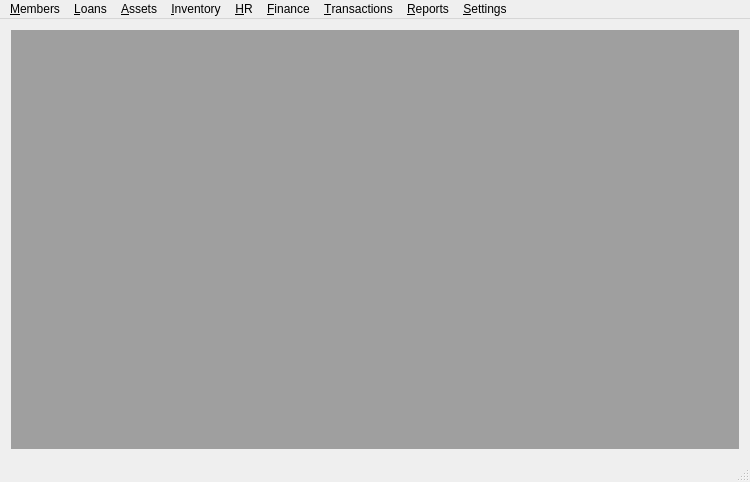
<?xml version="1.0" encoding="UTF-8"?>
<ui version="4.0">
 <class>SaccoMainWindow</class>
 <widget class="QMainWindow" name="SaccoMainWindow">
  <property name="geometry">
   <rect>
    <x>0</x>
    <y>0</y>
    <width>750</width>
    <height>482</height>
   </rect>
  </property>
  <property name="windowTitle">
   <string>Sacco System</string>
  </property>
  <widget class="QWidget" name="centralWidget">
   <layout class="QVBoxLayout" name="verticalLayout">
    <item>
     <widget class="QMdiArea" name="mdiArea"/>
    </item>
   </layout>
  </widget>
  <widget class="QMenuBar" name="menuBar">
   <property name="geometry">
    <rect>
     <x>0</x>
     <y>0</y>
     <width>750</width>
     <height>19</height>
    </rect>
   </property>
   <widget class="QMenu" name="menu_Members">
    <property name="title">
     <string>&amp;Members</string>
    </property>
    <addaction name="actionMember_s_List"/>
    <addaction name="actionFOSA"/>
    <addaction name="actionBOSA"/>
    <addaction name="actionFixed_Deposit"/>
    <addaction name="actionStanding_Orders"/>
    <addaction name="actionShares"/>
    <addaction name="actionAdvance"/>
    <addaction name="actionOther_Payments"/>
    <addaction name="actionRemittance"/>
    <addaction name="actionUpload_Members"/>
    <addaction name="separator"/>
    <addaction name="actionSavings_Account"/>
    <addaction name="actionFixed_Deposit_2"/>
    <addaction name="actionShares_2"/>
    <addaction name="actionBosa_Account"/>
    <addaction name="actionRemittance_Groups"/>
    <addaction name="actionResidence"/>
    <addaction name="actionUpload_Format"/>
    <addaction name="actionRemittance_Format"/>
    <addaction name="actionReports"/>
   </widget>
   <widget class="QMenu" name="menu_Loans">
    <property name="title">
     <string>&amp;Loans</string>
    </property>
    <addaction name="actionApplied_Loans"/>
    <addaction name="actionReceived_Applications"/>
    <addaction name="actionApproved_Application"/>
    <addaction name="actionRejected_Application"/>
    <addaction name="actionRisk_Classification"/>
    <addaction name="actionLoan_Insurance"/>
    <addaction name="actionGuarantors"/>
    <addaction name="actionDefaulters"/>
    <addaction name="separator"/>
    <addaction name="actionLoan_Type"/>
    <addaction name="actionLoan_Security"/>
    <addaction name="actionLoan_Constraints"/>
    <addaction name="actionApplication_Form"/>
    <addaction name="actionLoan_Charges"/>
    <addaction name="actionRejection_Reasons"/>
   </widget>
   <widget class="QMenu" name="menu_Assets">
    <property name="title">
     <string>&amp;Assets</string>
    </property>
    <addaction name="actionAssets_List"/>
    <addaction name="actionDisposed_Assets"/>
    <addaction name="actionAsset_Type"/>
   </widget>
   <widget class="QMenu" name="menu_Inventory">
    <property name="title">
     <string>&amp;Inventory</string>
    </property>
    <addaction name="actionSupplier_List"/>
    <addaction name="actionCustomer_List"/>
    <addaction name="actionItem_List"/>
    <addaction name="actionPurchase_Order"/>
    <addaction name="actionSales_Order"/>
    <addaction name="actionConsumed_Items"/>
    <addaction name="actionMembers_Order"/>
   </widget>
   <widget class="QMenu" name="menu_HR">
    <property name="title">
     <string>&amp;HR</string>
    </property>
    <addaction name="actionEmployee_List"/>
    <addaction name="actionTransactions"/>
    <addaction name="actionTax_Rules"/>
    <addaction name="separator"/>
    <addaction name="actionTitles"/>
    <addaction name="actionDepartments"/>
    <addaction name="actionBenefits"/>
    <addaction name="actionAllowances"/>
    <addaction name="actionAdvance_2"/>
    <addaction name="actionOvertime"/>
    <addaction name="actionOther_Earnings"/>
    <addaction name="actionDeductions"/>
    <addaction name="actionUnions"/>
    <addaction name="actionLenders"/>
   </widget>
   <widget class="QMenu" name="menu_Finance">
    <property name="title">
     <string>&amp;Finance</string>
    </property>
    <addaction name="actionCash_Accounts"/>
    <addaction name="actionMy_Account"/>
    <addaction name="actionTellers"/>
    <addaction name="separator"/>
    <addaction name="actionUser_Transactions"/>
    <addaction name="actionInvestments"/>
    <addaction name="actionDonations_And_Grants"/>
    <addaction name="actionExpenses"/>
    <addaction name="actionHR_Transactions"/>
    <addaction name="actionHR_Pension"/>
    <addaction name="actionLedger_fee"/>
    <addaction name="separator"/>
    <addaction name="actionBanks"/>
    <addaction name="actionAnnual_Settings"/>
    <addaction name="actionInvestment_Type"/>
    <addaction name="actionIncome_Type"/>
    <addaction name="actionExpense_Type"/>
    <addaction name="actionTeller"/>
    <addaction name="actionSacco_Logo"/>
   </widget>
   <widget class="QMenu" name="menu_Transactions">
    <property name="title">
     <string>&amp;Transactions</string>
    </property>
   </widget>
   <widget class="QMenu" name="menu_Reports">
    <property name="title">
     <string>&amp;Reports</string>
    </property>
    <addaction name="actionMembers_Listing"/>
    <addaction name="actionShare_Listing"/>
    <addaction name="actionSavings"/>
    <addaction name="actionLoans_Issued"/>
    <addaction name="actionLoan_Payment"/>
    <addaction name="actionLoan_Guarantors"/>
    <addaction name="actionLoan_Defaulters"/>
    <addaction name="actionDefaulter_Analysis"/>
    <addaction name="actionGeneral_Ledger"/>
    <addaction name="actionCharts_of_Accounts"/>
    <addaction name="actionIncome_Statement"/>
    <addaction name="actionCash_Flow"/>
    <addaction name="actionFinancial_Position"/>
    <addaction name="actionTrial_Balance"/>
    <addaction name="actionSASRA_Reports"/>
    <addaction name="actionMember_Summary"/>
    <addaction name="actionOther_Payments_2"/>
   </widget>
   <widget class="QMenu" name="menu_Settings">
    <property name="title">
     <string>&amp;Settings</string>
    </property>
   </widget>
   <addaction name="menu_Members"/>
   <addaction name="menu_Loans"/>
   <addaction name="menu_Assets"/>
   <addaction name="menu_Inventory"/>
   <addaction name="menu_HR"/>
   <addaction name="menu_Finance"/>
   <addaction name="menu_Transactions"/>
   <addaction name="menu_Reports"/>
   <addaction name="menu_Settings"/>
  </widget>
  <widget class="QStatusBar" name="statusBar"/>
  <action name="actionMember_s_List">
   <property name="text">
    <string>Member's List</string>
   </property>
  </action>
  <action name="actionFOSA">
   <property name="text">
    <string>FOSA</string>
   </property>
  </action>
  <action name="actionBOSA">
   <property name="text">
    <string>BOSA</string>
   </property>
  </action>
  <action name="actionFixed_Deposit">
   <property name="text">
    <string>Fixed Deposit</string>
   </property>
  </action>
  <action name="actionStanding_Orders">
   <property name="text">
    <string>Standing Orders</string>
   </property>
  </action>
  <action name="actionShares">
   <property name="text">
    <string>Shares</string>
   </property>
  </action>
  <action name="actionAdvance">
   <property name="text">
    <string>Advance</string>
   </property>
  </action>
  <action name="actionOther_Payments">
   <property name="text">
    <string>Other Payments</string>
   </property>
  </action>
  <action name="actionRemittance">
   <property name="text">
    <string>Remittance</string>
   </property>
  </action>
  <action name="actionUpload_Members">
   <property name="text">
    <string>Upload Members</string>
   </property>
  </action>
  <action name="actionSavings_Account">
   <property name="text">
    <string>Savings Account</string>
   </property>
  </action>
  <action name="actionFixed_Deposit_2">
   <property name="text">
    <string>Fixed Deposit</string>
   </property>
  </action>
  <action name="actionShares_2">
   <property name="text">
    <string>Shares</string>
   </property>
  </action>
  <action name="actionBosa_Account">
   <property name="text">
    <string>Bosa Account</string>
   </property>
  </action>
  <action name="actionRemittance_Groups">
   <property name="text">
    <string>Remittance Groups</string>
   </property>
  </action>
  <action name="actionResidence">
   <property name="text">
    <string>Residence</string>
   </property>
  </action>
  <action name="actionUpload_Format">
   <property name="text">
    <string>Upload Format</string>
   </property>
  </action>
  <action name="actionRemittance_Format">
   <property name="text">
    <string>Remittance Format</string>
   </property>
  </action>
  <action name="actionReports">
   <property name="text">
    <string>Reports</string>
   </property>
  </action>
  <action name="actionApplied_Loans">
   <property name="text">
    <string>Applied Loans</string>
   </property>
  </action>
  <action name="actionReceived_Applications">
   <property name="text">
    <string>Received Applications</string>
   </property>
  </action>
  <action name="actionApproved_Application">
   <property name="text">
    <string>Approved Application</string>
   </property>
  </action>
  <action name="actionRejected_Application">
   <property name="text">
    <string>Rejected Application</string>
   </property>
  </action>
  <action name="actionRisk_Classification">
   <property name="text">
    <string>Risk Classification</string>
   </property>
  </action>
  <action name="actionLoan_Insurance">
   <property name="text">
    <string>Loan Insurance</string>
   </property>
  </action>
  <action name="actionGuarantors">
   <property name="text">
    <string>Guarantors</string>
   </property>
  </action>
  <action name="actionDefaulters">
   <property name="text">
    <string>Defaulters</string>
   </property>
  </action>
  <action name="actionLoan_Type">
   <property name="text">
    <string>Loan Type</string>
   </property>
  </action>
  <action name="actionLoan_Security">
   <property name="text">
    <string>Loan Security</string>
   </property>
  </action>
  <action name="actionLoan_Constraints">
   <property name="text">
    <string>Loan Constraints</string>
   </property>
  </action>
  <action name="actionApplication_Form">
   <property name="text">
    <string>Application Form</string>
   </property>
  </action>
  <action name="actionLoan_Charges">
   <property name="text">
    <string>Loan Charges</string>
   </property>
  </action>
  <action name="actionRejection_Reasons">
   <property name="text">
    <string>Rejection Reasons</string>
   </property>
  </action>
  <action name="actionAssets_List">
   <property name="text">
    <string>Assets List</string>
   </property>
  </action>
  <action name="actionDisposed_Assets">
   <property name="text">
    <string>Disposed Assets</string>
   </property>
  </action>
  <action name="actionAsset_Type">
   <property name="text">
    <string>Asset Type</string>
   </property>
  </action>
  <action name="actionSupplier_List">
   <property name="text">
    <string>Supplier List</string>
   </property>
  </action>
  <action name="actionCustomer_List">
   <property name="text">
    <string>Customer List</string>
   </property>
  </action>
  <action name="actionItem_List">
   <property name="text">
    <string>Item List</string>
   </property>
  </action>
  <action name="actionPurchase_Order">
   <property name="text">
    <string>Purchase Order</string>
   </property>
  </action>
  <action name="actionSales_Order">
   <property name="text">
    <string>Sales Order</string>
   </property>
  </action>
  <action name="actionConsumed_Items">
   <property name="text">
    <string>Consumed Items</string>
   </property>
  </action>
  <action name="actionMembers_Order">
   <property name="text">
    <string>Members Order</string>
   </property>
  </action>
  <action name="actionEmployee_List">
   <property name="text">
    <string>Employee List</string>
   </property>
  </action>
  <action name="actionTransactions">
   <property name="text">
    <string>Transactions</string>
   </property>
  </action>
  <action name="actionTax_Rules">
   <property name="text">
    <string>Tax Rules</string>
   </property>
  </action>
  <action name="actionTitles">
   <property name="text">
    <string>Titles</string>
   </property>
  </action>
  <action name="actionDepartments">
   <property name="text">
    <string>Departments</string>
   </property>
  </action>
  <action name="actionBenefits">
   <property name="text">
    <string>Benefits</string>
   </property>
  </action>
  <action name="actionAllowances">
   <property name="text">
    <string>Allowances</string>
   </property>
  </action>
  <action name="actionAdvance_2">
   <property name="text">
    <string>Advance</string>
   </property>
  </action>
  <action name="actionOvertime">
   <property name="text">
    <string>Overtime</string>
   </property>
  </action>
  <action name="actionOther_Earnings">
   <property name="text">
    <string>Other Earnings</string>
   </property>
  </action>
  <action name="actionDeductions">
   <property name="text">
    <string>Deductions</string>
   </property>
  </action>
  <action name="actionUnions">
   <property name="text">
    <string>Unions</string>
   </property>
  </action>
  <action name="actionLenders">
   <property name="text">
    <string>Lenders</string>
   </property>
  </action>
  <action name="actionCash_Accounts">
   <property name="text">
    <string>Cash Accounts</string>
   </property>
  </action>
  <action name="actionMy_Account">
   <property name="text">
    <string>My Account</string>
   </property>
  </action>
  <action name="actionTellers">
   <property name="text">
    <string>Tellers</string>
   </property>
  </action>
  <action name="actionUser_Transactions">
   <property name="text">
    <string>User Transactions</string>
   </property>
  </action>
  <action name="actionInvestments">
   <property name="text">
    <string>Investments</string>
   </property>
  </action>
  <action name="actionDonations_And_Grants">
   <property name="text">
    <string>Donations And Grants</string>
   </property>
  </action>
  <action name="actionExpenses">
   <property name="text">
    <string>Expenses</string>
   </property>
  </action>
  <action name="actionHR_Transactions">
   <property name="text">
    <string>HR Transactions</string>
   </property>
  </action>
  <action name="actionHR_Pension">
   <property name="text">
    <string>HR Pension</string>
   </property>
  </action>
  <action name="actionLedger_fee">
   <property name="text">
    <string>Ledger fee</string>
   </property>
  </action>
  <action name="actionBanks">
   <property name="text">
    <string>Banks</string>
   </property>
  </action>
  <action name="actionAnnual_Settings">
   <property name="text">
    <string>Annual Settings</string>
   </property>
  </action>
  <action name="actionInvestment_Type">
   <property name="text">
    <string>Investment Type</string>
   </property>
  </action>
  <action name="actionIncome_Type">
   <property name="text">
    <string>Income Type</string>
   </property>
  </action>
  <action name="actionExpense_Type">
   <property name="text">
    <string>Expense Type</string>
   </property>
  </action>
  <action name="actionTeller">
   <property name="text">
    <string>Teller</string>
   </property>
  </action>
  <action name="actionSacco_Logo">
   <property name="text">
    <string>Sacco Logo</string>
   </property>
  </action>
  <action name="actionMembers_Listing">
   <property name="text">
    <string>Members Listing</string>
   </property>
  </action>
  <action name="actionShare_Listing">
   <property name="text">
    <string>Share Listing</string>
   </property>
  </action>
  <action name="actionSavings">
   <property name="text">
    <string>Savings</string>
   </property>
  </action>
  <action name="actionLoans_Issued">
   <property name="text">
    <string>Loans Issued</string>
   </property>
  </action>
  <action name="actionLoan_Payment">
   <property name="text">
    <string>Loan Payment</string>
   </property>
  </action>
  <action name="actionLoan_Guarantors">
   <property name="text">
    <string>Loan Guarantors</string>
   </property>
  </action>
  <action name="actionLoan_Defaulters">
   <property name="text">
    <string>Loan Defaulters</string>
   </property>
  </action>
  <action name="actionDefaulter_Analysis">
   <property name="text">
    <string>Defaulter Analysis</string>
   </property>
  </action>
  <action name="actionGeneral_Ledger">
   <property name="text">
    <string>General Ledger</string>
   </property>
  </action>
  <action name="actionCharts_of_Accounts">
   <property name="text">
    <string>Charts of Accounts</string>
   </property>
  </action>
  <action name="actionIncome_Statement">
   <property name="text">
    <string>Income Statement</string>
   </property>
  </action>
  <action name="actionCash_Flow">
   <property name="text">
    <string>Cash Flow</string>
   </property>
  </action>
  <action name="actionFinancial_Position">
   <property name="text">
    <string>Financial Position</string>
   </property>
  </action>
  <action name="actionTrial_Balance">
   <property name="text">
    <string>Trial Balance</string>
   </property>
  </action>
  <action name="actionSASRA_Reports">
   <property name="text">
    <string>SASRA Reports</string>
   </property>
  </action>
  <action name="actionMember_Summary">
   <property name="text">
    <string>Member Summary</string>
   </property>
  </action>
  <action name="actionOther_Payments_2">
   <property name="text">
    <string>Other Payments</string>
   </property>
  </action>
 </widget>
 <layoutdefault spacing="6" margin="11"/>
 <resources/>
 <connections/>
</ui>
